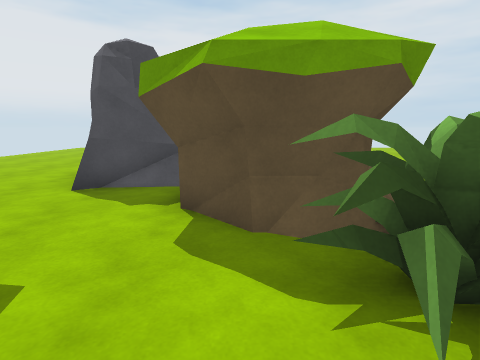
View 1 (above)

17 first-person views from a walk through a scene from a Unity 3-D project. The camera is 1.4 m above the floor, tilts 10° down and sees 80° across. The floor is counted in squares, 1 m on a side. Each view is taken from the middle of a square. On the plan, view 1 faces up. The plan holds only what a view shows up to about 14 squares ahead; the rest is blank. The place goes on beyond the plan. The player character is not drawn.

View 2
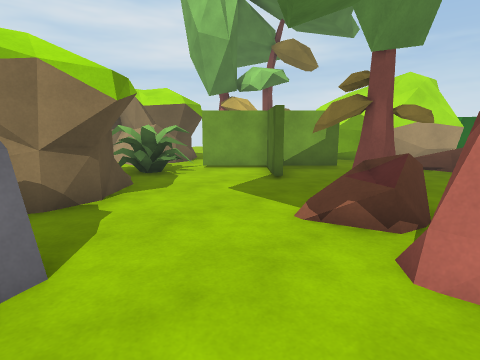

View 3
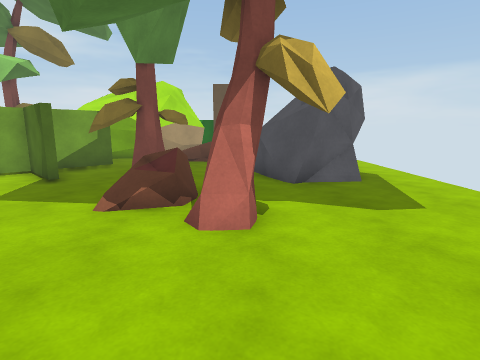

View 4
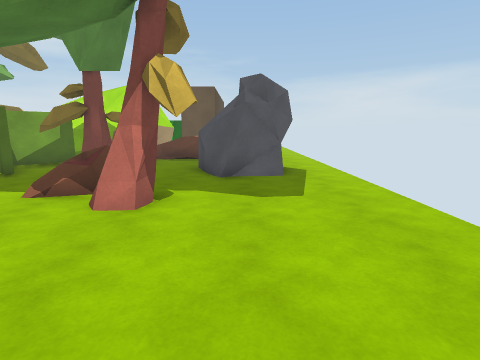

View 5
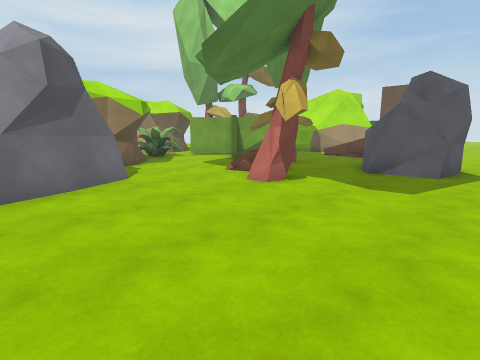

View 6
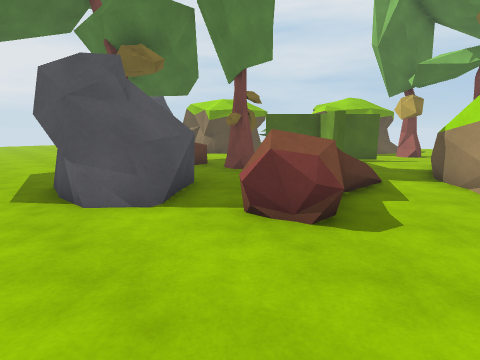

View 7
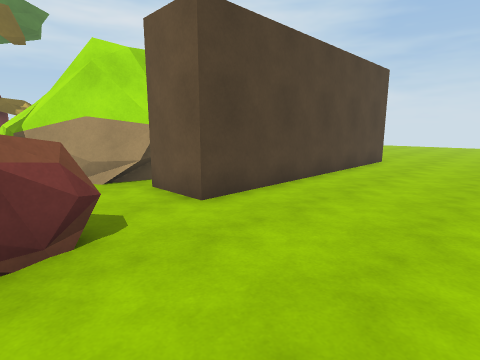

View 8
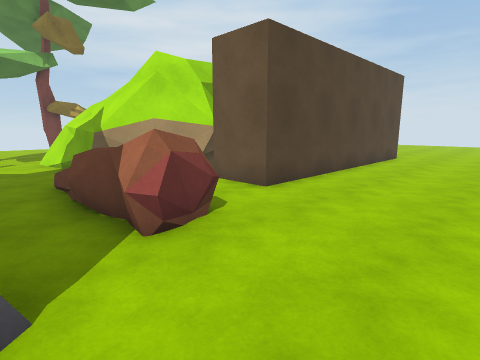

View 9
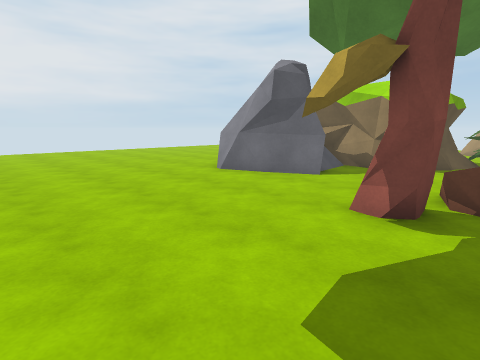

View 10
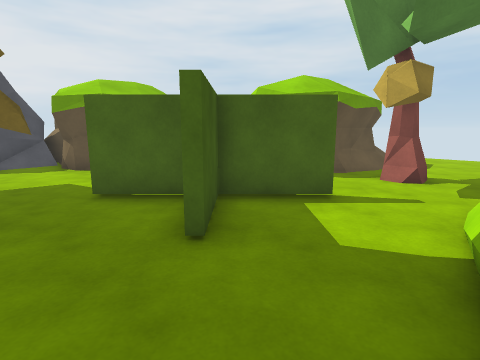

View 11
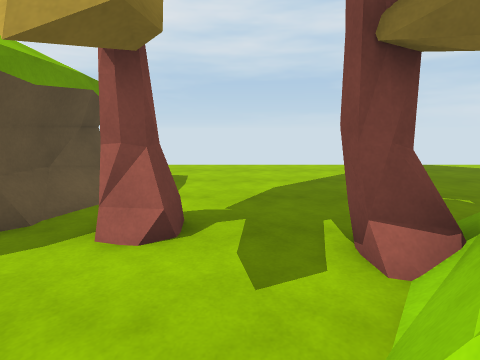

View 12
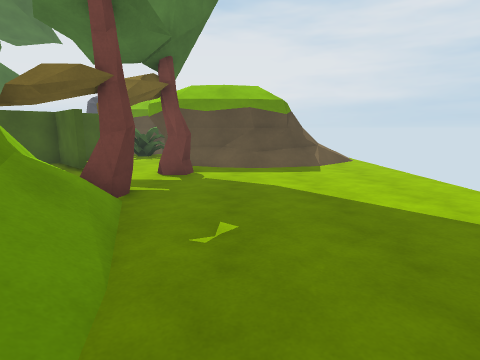

View 13
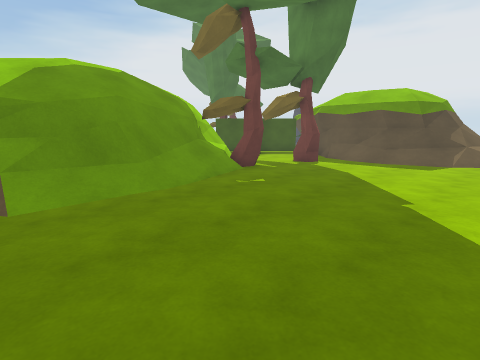

View 14
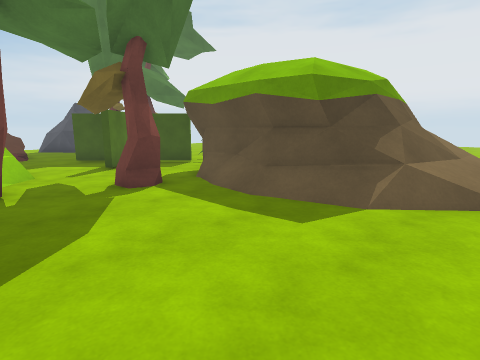

View 15
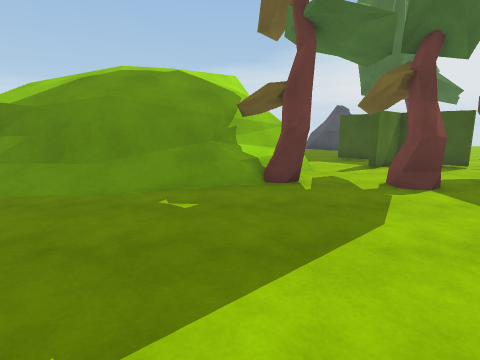

View 16
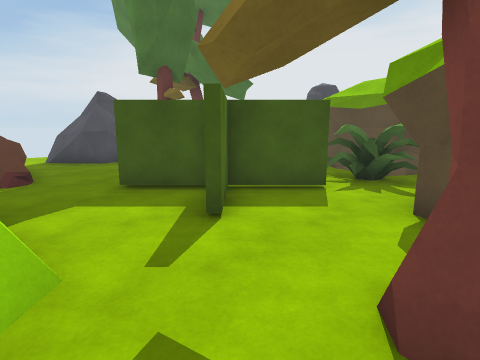

View 17
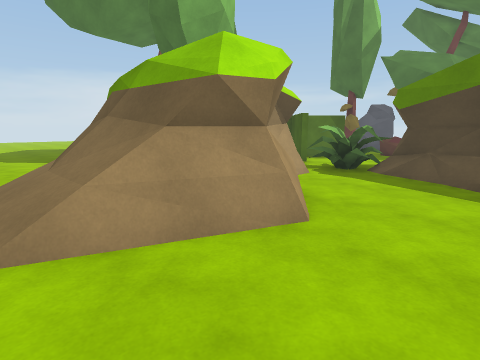

### Floor plan
Key: @ floor where view 1 was taken; # wall or solid block; x gap in a wall; . floor; / step, stairs or slope; = window, fence, low wall or low ledge; ^ raised ledge; B boulder; P plant; S stump; O other object.
Columns run from 12 left of view 1 to 12 right of it. Each row starts with its distance up from view 1.
 10 .......BB
  9  ......B##B#
  8 ........B#B##
  7 ........BB.##     ..... .
  6 ...........## ##/.......
  5 ...........####/.........
  4 ....##......###....###=..
  3 .....#SS.....PPP...####x/
  2 ......SS.....PPP===###=//
  1 .......S........######=//
  0 ..BBB..##xOO@OOx#### #=//
 -1 .B#BB..##..OOO..######O/.
 -2 ..BBB......OOO...####//..
 -3 ..BB......OO.OO..x.......
 -4 .................#.......
 -5 ...OOOOOO................
 -6 ....O.....#####//........
 -7 .........###  #=#/.......
 -8 ........##    ##O/.......
 -9 .....####      #=/.......
-10 .....###       ##/.......
-11 .....#         ##=/......
-12  ....#          #=/......
-13  ....#          #=/......
-14  ....#          ^=/......
-15  ....#          # ..... .

Where each view was taken, in squares from view 1:
view 1: 0 up, 0 right, facing up
view 2: 7 up, 7 left, facing down-right
view 3: 8 up, 7 left, facing down
view 4: 9 up, 9 left, facing down
view 5: 10 up, 12 left, facing down-right
view 6: 8 down, 12 left, facing up-right
view 7: 5 down, 12 left, facing down-right
view 8: 3 down, 12 left, facing down-right
view 9: 2 up, 12 left, facing up-right
view 10: 6 down, 4 left, facing up-right
view 11: 5 down, 1 right, facing right
view 12: 13 down, 7 right, facing up
view 13: 15 down, 12 right, facing up-left
view 14: 7 down, 12 right, facing up-left
view 15: 8 down, 12 right, facing left
view 16: 6 down, 5 right, facing up-left
view 17: 7 up, 12 right, facing down-left
